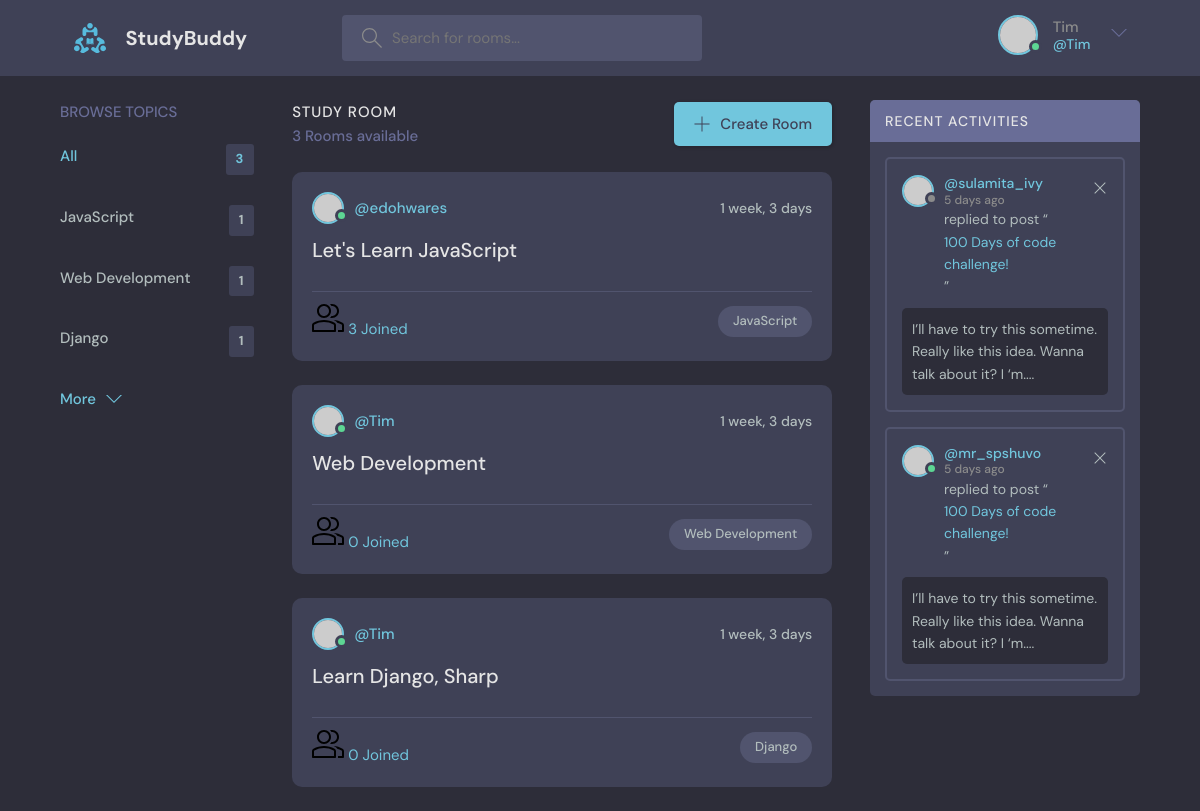
Screenshot of / (signed in) with the database file from the repository.
### base/models.py (models this page shows, shortened)
class Topic(models.Model):
    name = models.CharField(max_length = 200)

class Room(models.Model):
    host = models.ForeignKey(User, on_delete = models.SET_NULL, null = True)
    topic = models.ForeignKey(Topic, on_delete = models.SET_NULL, null = True)
    name = models.CharField(max_length = 200)
    description = models.TextField(null = True, blank = True)
    participants = models.ManyToManyField(User, related_name='participants', blank=True)
    updated = models.DateTimeField(auto_now = True)
    created = models.DateTimeField(auto_now_add = True)
    class Meta:
        ordering = ['-updated', '-created']

### base/views.py (the view)
# urls.py: path('', views.home, name='home'),
@login_required(login_url='login')
def home(request):
    q = request.GET.get('q') if request.GET.get('q') != None else ''
    rooms = Room.objects.filter(Q(topic__name__icontains=q) | Q(name__icontains=q) | Q(description__icontains=q) | Q(host__username__icontains=q))
    topics = Topic.objects.all()
    rooms_count = rooms.count()
    room_messages = Message.objects.filter(Q(room__topic__name__icontains=q))
    context = {
        'rooms': rooms,
        'topics': topics,
        'rooms_count': rooms_count,
        'room_messages': room_messages
        }
    return render(request, 'base/home.html', context)

### base/templates/base/home.html (shortened to what this page needs)
{% extends 'main.html' %}
{% block content %}
    <main class="layout layout--3">
      <div class="container">
        {% include 'base/topics_component.html' %}
        <div class="roomList">
          <div class="roomList__header">
            <div>
              <h2>Study Room</h2>
              <p>{{rooms_count}} Rooms available</p>
            </div>
            <a class="btn btn--main" href="create-room.html">
              <svg version="1.1" xmlns="http://www.w3.org/2000/svg" width="32" height="32" viewBox="0 0 32 32">
                <title>add</title>
                <path
                  d="M16.943 0.943h-1.885v14.115h-14.115v1.885h14.115v14.115h1.885v-14.115h14.115v-1.885h-14.115v-14.115z"
                ></path>
              </svg>
              Create Room
            </a>
          </div>
          {% include 'base/feed_component.html' %}
        </div>
        <div class="activities">
          <div class="activities__header">
            <h2>Recent Activities</h2>
          </div>
          <div class="activities__box">
            <div class="activities__boxHeader roomListRoom__header">
              <a href="profile.html" class="roomListRoom__author">
                <div class="avatar avatar--small">
                  <img src="https://randomuser.me/api/portraits/women/11.jpg" />
                </div>
                <p>
                  @sulamita_ivy
                  <span>5 days ago</span>
                </p>
              </a>
              <div class="roomListRoom__actions">
                <a href="#">
                  <svg version="1.1" xmlns="http://www.w3.org/2000/svg" width="32" height="32" viewBox="0 0 32 32">
                    <title>remove</title>
                    <path
                      d="M27.314 6.019l-1.333-1.333-9.98 9.981-9.981-9.981-1.333 1.333 9.981 9.981-9.981 9.98 1.333 1.333 9.981-9.98 9.98 9.98 1.333-1.333-9.98-9.98 9.98-9.981z"
                    ></path>
                  </svg>
                </a>
              </div>
            </div>
            <div class="activities__boxContent">
              <p>replied to post “<a href="room.html">100 Days of code challenge!</a>”</p>
              <div class="activities__boxRoomContent">
                I’ll have to try this sometime. Really like this idea. Wanna talk about it? I ‘m....
              </div>
            </div>
          </div>
          <div class="activities__box">
            <div class="activities__boxHeader roomListRoom__header">
              <a href="profile.html" class="roomListRoom__author">
                <div class="avatar avatar--small active">
                  <img src="https://randomuser.me/api/portraits/men/13.jpg" />
                </div>
                <p>
                  @mr_spshuvo
                  <span>5 days ago</span>
                </p>
              </a>
              <div class="roomListRoom__actions">
                <a href="#">
                  <svg version="1.1" xmlns="http://www.w3.org/2000/svg" width="32" height="32" viewBox="0 0 32 32">
                    <title>remove</title>
                    <path
                      d="M27.314 6.019l-1.333-1.333-9.98 9.981-9.981-9.981-1.333 1.333 9.981 9.981-9.981 9.98 1.333 1.333 9.981-9.98 9.98 9.98 1.333-1.333-9.98-9.98 9.98-9.981z"
                    ></path>
                  </svg>
                </a>
              </div>
            </div>
            <div class="activities__boxContent">
              <p>replied to post “<a href="room.html">100 Days of code challenge!</a>”</p>
              <div class="activities__boxRoomContent">
                I’ll have to try this sometime. Really like this idea. Wanna talk about it? I ‘m....
              </div>
            </div>
          </div>
        </div>
      </div>
    </main>
{% endblock content %}

### templates/navbar.html (shortened to what this page needs)
{% load static %}
<header class="header header--loggedIn">
    <div class="container">
        <a href="{% url 'home' %}" class="header__logo">
            <img src="{% static 'images/logo.svg' %}" />
            <h1>StudyBuddy</h1>
        </a>
        <form class="header__search" method="GET" action="{% url 'home' %}">
            <label>
                <input name="q" placeholder="Search for rooms..." />
            </label>
        </form>
        <nav class="header__menu">
            {% if request.user.is_authenticated %}
            <div class="header__user">
                <a href="profile.html">
                    <div class="avatar avatar--medium active">
                        <img src="https://randomuser.me/api/portraits/men/37.jpg" />
                    </div>
                    <p>{{request.user}}<span>@{{request.user}}</span></p>
                </a>
                <button class="dropdown-button">
                    <svg version="1.1" xmlns="http://www.w3.org/2000/svg" width="32" height="32" viewBox="0 0 32 32">
                        <title>chevron-down</title>
                        <path d="M16 21l-13-13h-3l16 16 16-16h-3l-13 13z"></path>
                    </svg>
                </button>
            </div>
            {% else %}
            <a href="{% url 'login' %}">
                <img src="{% static 'images/avatar.svg' %}" />
                <p>Login</p>
            </a>
            {% endif %}
        </nav>
    </div>
</header>

### base/templates/base/topics_component.html
<div class="topics">
    <div class="topics__header">
      <h2>Browse Topics</h2>
    </div>
    <ul class="topics__list">
      <li>
        <a href="{% url 'home' %}" class="active">All <span>{{topics.count}}</span></a>
      </li>
      {% for topic in topics  %}
        <li>
            <a href="{% url 'home' %}?q={{topic.name}}">{{topic.name}}<span>{{topic.room_set.all.count}}</span></a>
        </li>
      {% endfor %}
    </ul>
    <a class="btn btn--link" href="topics.html">
      More
      <svg version="1.1" xmlns="http://www.w3.org/2000/svg" width="32" height="32" viewBox="0 0 32 32">
        <title>chevron-down</title>
        <path d="M16 21l-13-13h-3l16 16 16-16h-3l-13 13z"></path>
      </svg>
    </a>
  </div>

### base/templates/base/feed_component.html (shortened to what this page needs)
{% for room in rooms  %}
<div class="roomListRoom">
    <div class="roomListRoom__header">
      <a href="{% url 'user-profile' room.host.id %}" class="roomListRoom__author">
        <div class="avatar avatar--small active">
          <img src="https://randomuser.me/api/portraits/men/11.jpg" />
        </div>
        <span>@{{room.host.username}}</span>
      </a>
      <div class="roomListRoom__actions">
        <span>{{room.created|timesince}}</span>
      </div>
    </div>
    <div class="roomListRoom__content">
      <a href="{% url 'room' room.id %}">{{room.name}}</a>
    </div>
    <div class="roomListRoom__meta">
      <a class="{% url 'room' room.id %}">
        <span>{{room.participants.all.count}} Joined </span>
      </a>
      <p class="roomListRoom__topic">{{room.topic.name}}</p>
    </div>
  </div>
{% endfor %}

### rows the page displays
Topic: name "JavaScript", room_set.all.count "1"
Topic: name "Web Development", room_set.all.count "1"
Topic: name "Django", room_set.all.count "1"
Room: host.username "edohwares", created "1 week, 3 days", name "Let's Learn JavaScript", participants.all.count "3", topic.name "JavaScript"
Room: host.username "Tim", created "1 week, 3 days", name "Web Development", participants.all.count "0", topic.name "Web Development"
Room: host.username "Tim", created "1 week, 3 days", name "Learn Django, Sharp", participants.all.count "0", topic.name "Django"

### other values shown
{{ request.user }} "Tim"
{{ topics.count }} "3"
{{ rooms_count }} "3"
